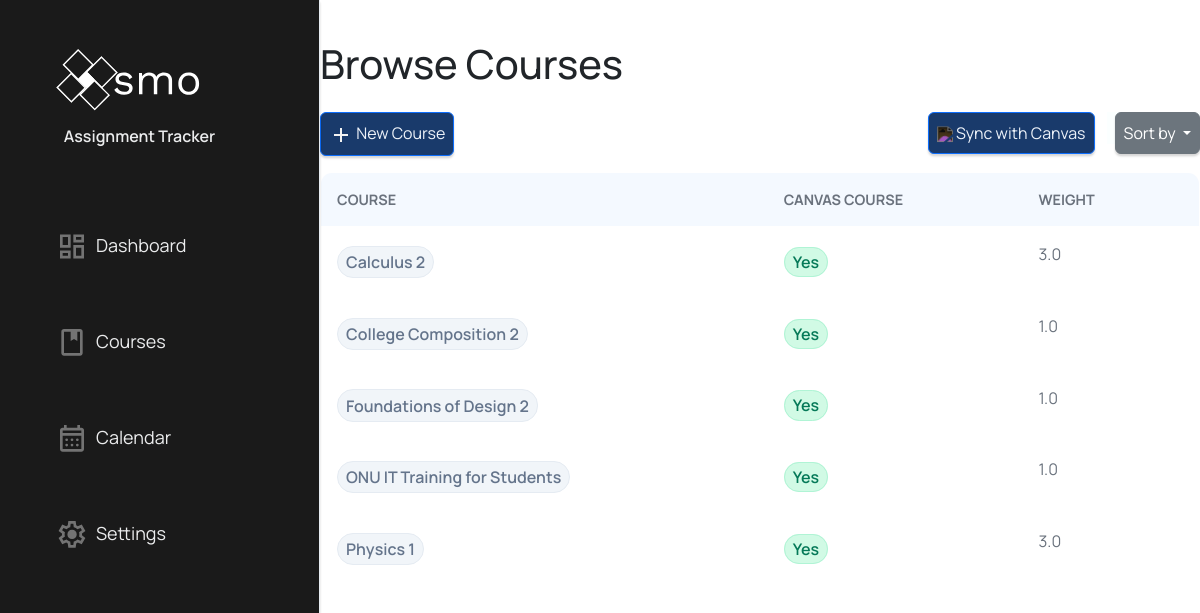
Page /dashboard/course/ (signed in) on the committed database.
### models/courses.py (models this page shows, shortened)
class Course(db.Model):
    __tablename__ = "courses"
    assignments = db.relationship("Assignment",
                                  back_populates="course",
                                  foreign_keys="Assignment.course_id",
                                  primaryjoin = "Course.course_id == Assignment.course_id"
                                  )
    course_id = db.Column(
        "course_id",
        db.Integer,
        primary_key=True,
        autoincrement=True
    )
    user_id = db.Column(
        "user_id",
        db.Integer,
        db.ForeignKey("users.user_id"),
        nullable=False
    )
    course_name = db.Column(
        "course_name",
        db.Text,
        nullable=False
    )
    course_code = db.Column(
        "course_code",
        db.Text,
        nullable=False
    )
    canvas_course_id = db.Column(
        "canvas_course_id",
        db.Integer,
        nullable=True
    )
    workflow_state = db.Column(
        "workflow_state",
        db.Text,
        nullable=True
    )
    time_zone = db.Column(
        "time_zone",
        db.Text,
        nullable=True
    )
    end_at = db.Column(
        "end_at",
        db.Text,
        nullable=False
    )
    last_sync = db.Column(
        "last_sync",
        db.Text,
        nullable=True
    )
    canvas_base_url = db.Column(
        "canvas_base_url",
        db.Text,
        nullable=True
    )
    weight = db.Column(
        "weight",
        db.Float,
        default=1.0,
        nullable=False
    )

### Website/Courses/courseManager.py (the view)
@courses_bp.route("/", methods=["POST", "GET"])
@login_required
def course():
    user_id = current_user.user_id
    repo = CourseRepo()
    deleteForm = DeleteCourseForm()
    weightForm = CourseWeightForm()
    courseForm = CourseCreateForm()
    sort_key = (request.args.get("sort") or "default").strip().lower()
    if sort_key is None:
        sort_key = "default"
    SORT_MAP = {
    "default"   : repo.getAllCoursesById,
    "name"      : repo.get_SortedByName_Course,
    "weight"       : repo.get_SortedByWeight_Course,
    }
    courses = SORT_MAP.get(sort_key, repo.getAllCoursesById)(user_id)
    return render_template("course.jinja2", courses=courses, form=courseForm, deleteForm=deleteForm, weightForm=weightForm)

### Website/Login/login.py (called while the page is built)
@loginManager.user_loader
def load_user(user_id):
    return repo.getUserById(user_id=user_id)

### repositories/courseRepo.py (called while the page is built)
    def getAllCoursesById(self, user_id):
        return (Course.query
                .filter_by(user_id = user_id)
                .all())

### repositories/userRepo.py (called while the page is built)
    def getUserById(self, user_id):
        user = User.query.filter_by(user_id=user_id).first()
        if user is not None:
            return user
        else:
            return None

### Website/Courses/templates/course.jinja2 (shortened to what this page needs)
{% extends "base.html" %}
{% block content %}
    <link rel="stylesheet" type="text/css" href="{{ url_for('static', filename='course.css') }}">
    <link rel="stylesheet" type="text/css" href="{{ url_for('static', filename='button.css') }}">
    <link rel="stylesheet" type="text/css" href="{{ url_for('static', filename='modal.css') }}">
<div class="toast-container position-fixed top-0 end-0 p-3">
</div>
    <div class="container h-100 w-100">
        <div class="col w-100">
            <div class="row">
                <h1 class="p-0">Browse Courses</h1>
            </div>
            <div class="row mt-3 mb-3">
                <div class="w-auto p-0">
                    <button type="button" onclick=showCreateModal() class="btn btn-primary">
                        <img class="create-img" src="{{ url_for('static', filename='/images/navbar/add.svg') }}">
                        New Course
                    </button>
                </div>
                <div class="w-auto ms-auto pr-0">
                    <button type="button" class="btn btn-primary" id="sync" onclick=sync()>
                        <img class="btn-icon" src="{{ url_for('static', filename='images/icons/sync1.svg') }}">
                        Sync with Canvas
                    </button>
                </div>
                <div class="w-auto p-0 dropdown">
                    <button class="btn btn-secondary dropdown-toggle" type="button" data-bs-toggle="dropdown" aria-expanded="false">
                        Sort by
                    </button>
                </div>
            </div>
            <div class="row">
                <table class="course-table">
                    <tr>
                        <th>Course</th>
                        <th>Canvas Course</th>
                        <th>Weight</th>
                    </tr>
                    {% for course in courses %}
                        <tr class="table-row">
                            <td>
                                <button
                                class="btn-name"
                                onclick=showEditModal(this)
                                data-course-id="{{course.course_id}}"
                                data-course-name="{{course.course_name}}"
                                data-canvas-id="{{course.canvas_course_id}}"
                                data-weight="{{course.weight}}">
                                {{course.course_name}}
                                </button>
                            </td>
                            {% if course.canvas_course_id is not none: %}
                                <td><span class="yes">Yes</span></td>
                            {% else: %}
                                <td><span class="no">No</span></td>
                            {%endif%}
                            <td class="d-flex">
                                <span class="weight">{{course.weight}}</span>
                            </td>
                        </tr>
                    {% endfor %}
                </table>
            </div>
        </div>
        </div>
        </div>
{% endblock %}

### static/base.css (style rules this page uses)
:root { --shadow: 2px 2px 2px hsla(0, 0%, 0%, 0.07), 2px 2.5px 2.5px hsla(0, 0%, 0%, 0.10); --bg-dark: oklch(0.92 0.01 255); --bg: oklch(0.96 0.01 255); --bg-light: oklch(1 0.01 255); }
.container, .assignment { width: 100%; align-self: center; margin: auto; margin-top: 2.5rem; }
html, body { min-height: 100%; margin: 0; overscroll-behavior: none; }
.yes { padding: 0.2rem; padding-left: 0.5rem; padding-right: 0.5rem; background-color: #d1fae5; border: 1px solid #b0f4d5; border-radius: 1rem; font-weight: 550; color: #057958; }

### static/course.css (style rules this page uses)
:root { --bg-dark: oklch(0.92 0.01 255); --bg: oklch(0.96 0.01 255); --bg-light: oklch(1 0.01 255); --bg-header: oklch(0.98 0.01 255); --text: oklch(0.15 0.02 255); --text-muted: oklch(0.4 0.02 255); }
table, .course-table { border-collapse: collapse; width: 100%; padding: 0; margin: 0; border: 1px solid var(--bg-dark); border-radius: 12px; border-spacing: 0; overflow: hidden; }
th { text-transform: uppercase; font-size: 0.9rem; background-color: var(--bg-header); color: var(--text-muted); text-align: left; }
td { color: var(--text-muted); }
th, td { border: none; padding: 1rem; }
.yes { padding: 0.2rem; padding-left: 0.5rem; padding-right: 0.5rem; background-color: #d1fae5; border: 1px solid #b0f4d5; border-radius: 1rem; font-weight: 550; color: #057958; }

### static/button.css (style rules this page uses)
:root { --shadow: 0px 2px 2px hsla(0, 0%, 0%, 0.07), 0px 2.5px 2.5px hsla(0, 0%, 0%, 0.10) --bg: oklch(0.96 0.01 255); --bg-light: oklch(1 0.01 255); --accent: oklch(0.5235 0.0858 224.88); --accent-dark: oklch(0.40 0.0858 224.88); --accent-darker: #193a6b; --success: oklch(0.5 0.05 160); --success-light: oklch(0.7 0.05 160); }
.btn-primary { padding: 0.5rem; font-size: medium; background-color: var(--accent-darker); color: var(--bg); box-shadow: var(--shadow); margin-right: 0rem; }
.btn-secondary { padding: 0.5rem; margin-left:0.5rem; font-size:medium; box-shadow: var(--shadow); }
.btn-icon { filter: invert(95%); transform: translateY(-5%); }
.dropdown { background-color: var(--bg-light); height: 2rem; }
.create-img { filter: invert(95%); }
.btn-name { padding: 0.2rem; padding-left: 0.5rem; padding-right: 0.5rem; background-color: #f1f5f9; border: 1px solid #e5ebf2; border-radius: 1rem; font-weight: 550; color: #64748b; }

### static/modal.css (style rules this page uses)
:root { --bg-darker: oklch(0.92 0.01 255); --bg-dark: oklch(0.94 0.01 255); --bg: oklch(0.96 0.01 255); --bg-light: oklch(1 0.01 255); --bg-header: oklch(0.98 0.01 255); --text-muted: oklch(0.55 0.02 255); --text: oklch(0.15 0.02 255); --border: oklch(0.6 0.02 255); --border-muted: oklch(0.7 0.02 255); --shadow: 0px 2px 2px hsla(0, 0%, 0%, 0.07), 0px 2.5px 2.5px hsla(0, 0%, 0%, 0.10) }

### rows in the picture
Course: course_name "Calculus 2", canvas_course_id "Yes", weight "3.0"
Course: course_name "College Composition 2", canvas_course_id "Yes", weight "1.0"
Course: course_name "Foundations of Design 2", canvas_course_id "Yes", weight "1.0"
Course: course_name "ONU IT Training for Students", canvas_course_id "Yes", weight "1.0"
Course: course_name "Physics 1", canvas_course_id "Yes", weight "3.0"
